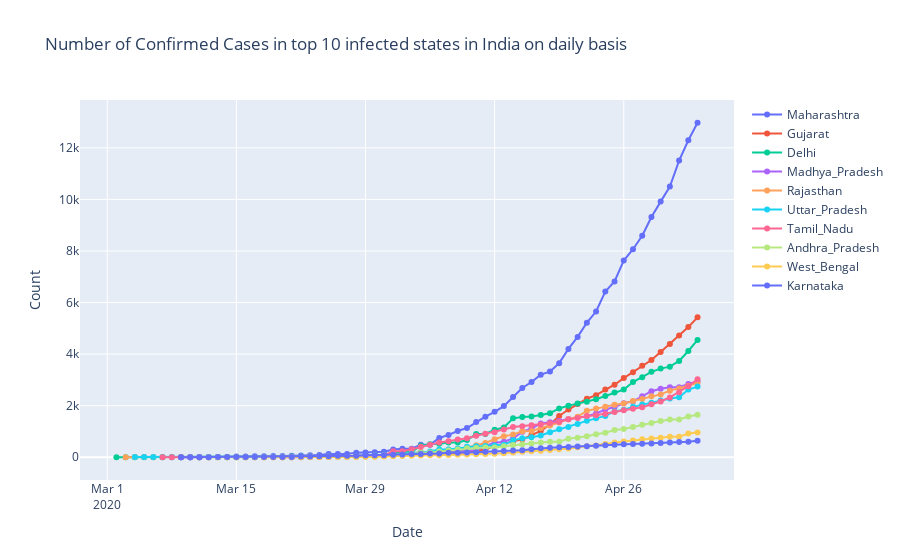

Notebook code for this chart:
### Code cell
fig = go.Figure()
fig.add_trace(go.Scatter(x=Maharashtra.index,y=Maharashtra['Confirmed'],mode='lines+markers',name="Maharashtra"))
fig.add_trace(go.Scatter(x=Gujarat.index,y=Gujarat['Confirmed'],mode='lines+markers',name="Gujarat"))
fig.add_trace(go.Scatter(x=Delhi.index,y=Delhi['Confirmed'],mode='lines+markers',name="Delhi"))
fig.add_trace(go.Scatter(x=Madhya_Pradesh.index,y=Madhya_Pradesh['Confirmed'],mode='lines+markers',name="Madhya_Pradesh"))
fig.add_trace(go.Scatter(x=Rajasthan.index,y=Rajasthan['Confirmed'],mode='lines+markers',name="Rajasthan"))
fig.add_trace(go.Scatter(x=Uttar_Pradesh.index,y=Uttar_Pradesh['Confirmed'],mode='lines+markers',name="Uttar_Pradesh"))
fig.add_trace(go.Scatter(x=Tamil_Nadu.index,y=Tamil_Nadu['Confirmed'],mode='lines+markers',name="Tamil_Nadu"))
fig.add_trace(go.Scatter(x=Andhra_Pradesh.index,y=Andhra_Pradesh['Confirmed'],mode='lines+markers',name="Andhra_Pradesh"))
fig.add_trace(go.Scatter(x=Telangana.index,y=Telangana['Confirmed'],mode='lines+markers',name="Telangana"))
fig.add_trace(go.Scatter(x=West_Bengal.index,y=West_Bengal['Confirmed'],mode='lines+markers',name="West_Bengal"))
fig.add_trace(go.Scatter(x=Karnataka.index,y=Karnataka['Confirmed'],mode='lines+markers',name="Karnataka"))
fig.update_layout(title='Number of Confirmed Cases in top 10 infected states in India on daily basis',xaxis=dict(title="Date"),yaxis=dict(title="Count"))
